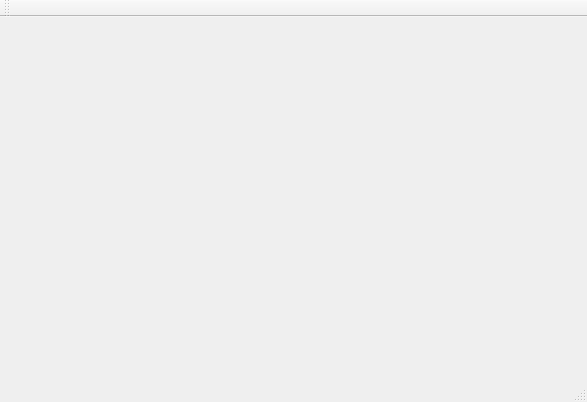
<?xml version="1.0" encoding="UTF-8"?>
<ui version="4.0">
 <class>MainWindow</class>
 <widget class="QMainWindow" name="MainWindow">
  <property name="geometry">
   <rect>
    <x>0</x>
    <y>0</y>
    <width>587</width>
    <height>402</height>
   </rect>
  </property>
  <property name="windowTitle">
   <string>MainWindow</string>
  </property>
  <widget class="QWidget" name="centralWidget"/>
  <widget class="QMenuBar" name="menuBar">
   <property name="geometry">
    <rect>
     <x>0</x>
     <y>0</y>
     <width>587</width>
     <height>23</height>
    </rect>
   </property>
  </widget>
  <widget class="QToolBar" name="mainToolBar">
   <attribute name="toolBarArea">
    <enum>TopToolBarArea</enum>
   </attribute>
   <attribute name="toolBarBreak">
    <bool>false</bool>
   </attribute>
  </widget>
  <widget class="QStatusBar" name="statusBar"/>
 </widget>
 <layoutdefault spacing="6" margin="11"/>
 <resources/>
 <connections/>
</ui>
